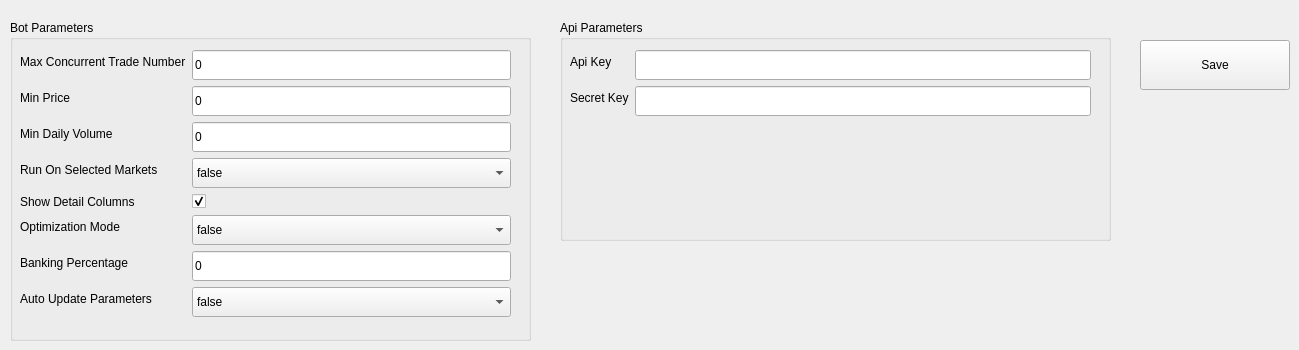
            <widget class="QWidget" name="tab_2">
             <attribute name="title">
              <string>Bot Parameters</string>
             </attribute>
             <widget class="QGroupBox" name="groupBox">
              <property name="geometry">
               <rect>
                <x>10</x>
                <y>20</y>
                <width>521</width>
                <height>321</height>
               </rect>
              </property>
              <property name="title">
               <string>Bot Parameters</string>
              </property>
              <widget class="QWidget" name="formLayoutWidget_3">
               <property name="geometry">
                <rect>
                 <x>10</x>
                 <y>30</y>
                 <width>491</width>
                 <height>281</height>
                </rect>
               </property>
               <layout class="QFormLayout" name="formLayout_4">
                <item row="0" column="0">
                 <widget class="QLabel" name="maxConcurrentTradeNumberLabel">
                  <property name="text">
                   <string>Max Concurrent Trade Number</string>
                  </property>
                 </widget>
                </item>
                <item row="0" column="1">
                 <widget class="QLineEdit" name="txtMaxConcurrentTradeNumber">
                  <property name="minimumSize">
                   <size>
                    <width>0</width>
                    <height>30</height>
                   </size>
                  </property>
                  <property name="text">
                   <string>0</string>
                  </property>
                 </widget>
                </item>
                <item row="1" column="0">
                 <widget class="QLabel" name="minPriceLabel">
                  <property name="text">
                   <string>Min Price</string>
                  </property>
                 </widget>
                </item>
                <item row="1" column="1">
                 <widget class="QLineEdit" name="txtMinPrice">
                  <property name="minimumSize">
                   <size>
                    <width>0</width>
                    <height>30</height>
                   </size>
                  </property>
                  <property name="text">
                   <string>0</string>
                  </property>
                 </widget>
                </item>
                <item row="2" column="0">
                 <widget class="QLabel" name="minDailyVolumeLabel">
                  <property name="text">
                   <string>Min Daily Volume</string>
                  </property>
                 </widget>
                </item>
                <item row="2" column="1">
                 <widget class="QLineEdit" name="txtMinDailyVolume">
                  <property name="minimumSize">
                   <size>
                    <width>0</width>
                    <height>30</height>
                   </size>
                  </property>
                  <property name="text">
                   <string>0</string>
                  </property>
                 </widget>
                </item>
                <item row="3" column="0">
                 <widget class="QLabel" name="runOnSelectedMarketsLabel">
                  <property name="text">
                   <string>Run On Selected Markets</string>
                  </property>
                 </widget>
                </item>
                <item row="3" column="1">
                 <widget class="QComboBox" name="drpRunOnSelectedMarkets">
                  <property name="minimumSize">
                   <size>
                    <width>0</width>
                    <height>30</height>
                   </size>
                  </property>
                  <item>
                   <property name="text">
                    <string>false</string>
                   </property>
                  </item>
                  <item>
                   <property name="text">
                    <string>true</string>
                   </property>
                  </item>
                 </widget>
                </item>
                <item row="4" column="0">
                 <widget class="QLabel" name="showDetailColumnsLabel">
                  <property name="text">
                   <string>Show Detail Columns</string>
                  </property>
                 </widget>
                </item>
                <item row="4" column="1">
                 <widget class="QCheckBox" name="chkShowDetailColumns">
                  <property name="text">
                   <string/>
                  </property>
                  <property name="checked">
                   <bool>true</bool>
                  </property>
                 </widget>
                </item>
                <item row="5" column="0">
                 <widget class="QLabel" name="asdasLabel">
                  <property name="text">
                   <string>Optimization Mode</string>
                  </property>
                 </widget>
                </item>
                <item row="5" column="1">
                 <widget class="QComboBox" name="drpOptimizationMode">
                  <property name="minimumSize">
                   <size>
                    <width>0</width>
                    <height>30</height>
                   </size>
                  </property>
                  <item>
                   <property name="text">
                    <string>false</string>
                   </property>
                  </item>
                  <item>
                   <property name="text">
                    <string>true</string>
                   </property>
                  </item>
                 </widget>
                </item>
                <item row="6" column="0">
                 <widget class="QLabel" name="lblBankingPercentage">
                  <property name="text">
                   <string>Banking Percentage</string>
                  </property>
                 </widget>
                </item>
                <item row="6" column="1">
                 <widget class="QLineEdit" name="txtBankingPercentage">
                  <property name="minimumSize">
                   <size>
                    <width>0</width>
                    <height>30</height>
                   </size>
                  </property>
                  <property name="text">
                   <string>0</string>
                  </property>
                 </widget>
                </item>
                <item row="7" column="0">
                 <widget class="QLabel" name="lblOptUpdateStrategyParameters">
                  <property name="text">
                   <string>Auto Update Parameters</string>
                  </property>
                 </widget>
                </item>
                <item row="7" column="1">
                 <widget class="QComboBox" name="drpOptUpdateStrategyParameters">
                  <property name="minimumSize">
                   <size>
                    <width>0</width>
                    <height>30</height>
                   </size>
                  </property>
                  <item>
                   <property name="text">
                    <string>false</string>
                   </property>
                  </item>
                  <item>
                   <property name="text">
                    <string>true</string>
                   </property>
                  </item>
                 </widget>
                </item>
               </layout>
              </widget>
             </widget>
             <widget class="QGroupBox" name="groupBox_10">
              <property name="geometry">
               <rect>
                <x>560</x>
                <y>20</y>
                <width>551</width>
                <height>221</height>
               </rect>
              </property>
              <property name="title">
               <string>Api Parameters</string>
              </property>
              <widget class="QWidget" name="formLayoutWidget_4">
               <property name="geometry">
                <rect>
                 <x>10</x>
                 <y>30</y>
                 <width>521</width>
                 <height>80</height>
                </rect>
               </property>
               <layout class="QFormLayout" name="formLayout_5">
                <item row="0" column="0">
                 <widget class="QLabel" name="apiKeyLabel">
                  <property name="text">
                   <string>Api Key</string>
                  </property>
                 </widget>
                </item>
                <item row="0" column="1">
                 <widget class="QLineEdit" name="txtApiKey">
                  <property name="minimumSize">
                   <size>
                    <width>0</width>
                    <height>30</height>
                   </size>
                  </property>
                  <property name="echoMode">
                   <enum>QLineEdit::Password</enum>
                  </property>
                 </widget>
                </item>
                <item row="1" column="0">
                 <widget class="QLabel" name="secretKeyLabel">
                  <property name="text">
                   <string>Secret Key</string>
                  </property>
                 </widget>
                </item>
                <item row="1" column="1">
                 <widget class="QLineEdit" name="txtSecretKey">
                  <property name="minimumSize">
                   <size>
                    <width>0</width>
                    <height>30</height>
                   </size>
                  </property>
                  <property name="echoMode">
                   <enum>QLineEdit::Password</enum>
                  </property>
                 </widget>
                </item>
               </layout>
              </widget>
             </widget>
             <widget class="QPushButton" name="btcSaveBotParameters">
              <property name="geometry">
               <rect>
                <x>1140</x>
                <y>40</y>
                <width>150</width>
                <height>50</height>
               </rect>
              </property>
              <property name="text">
               <string>Save</string>
              </property>
             </widget>
            </widget>
